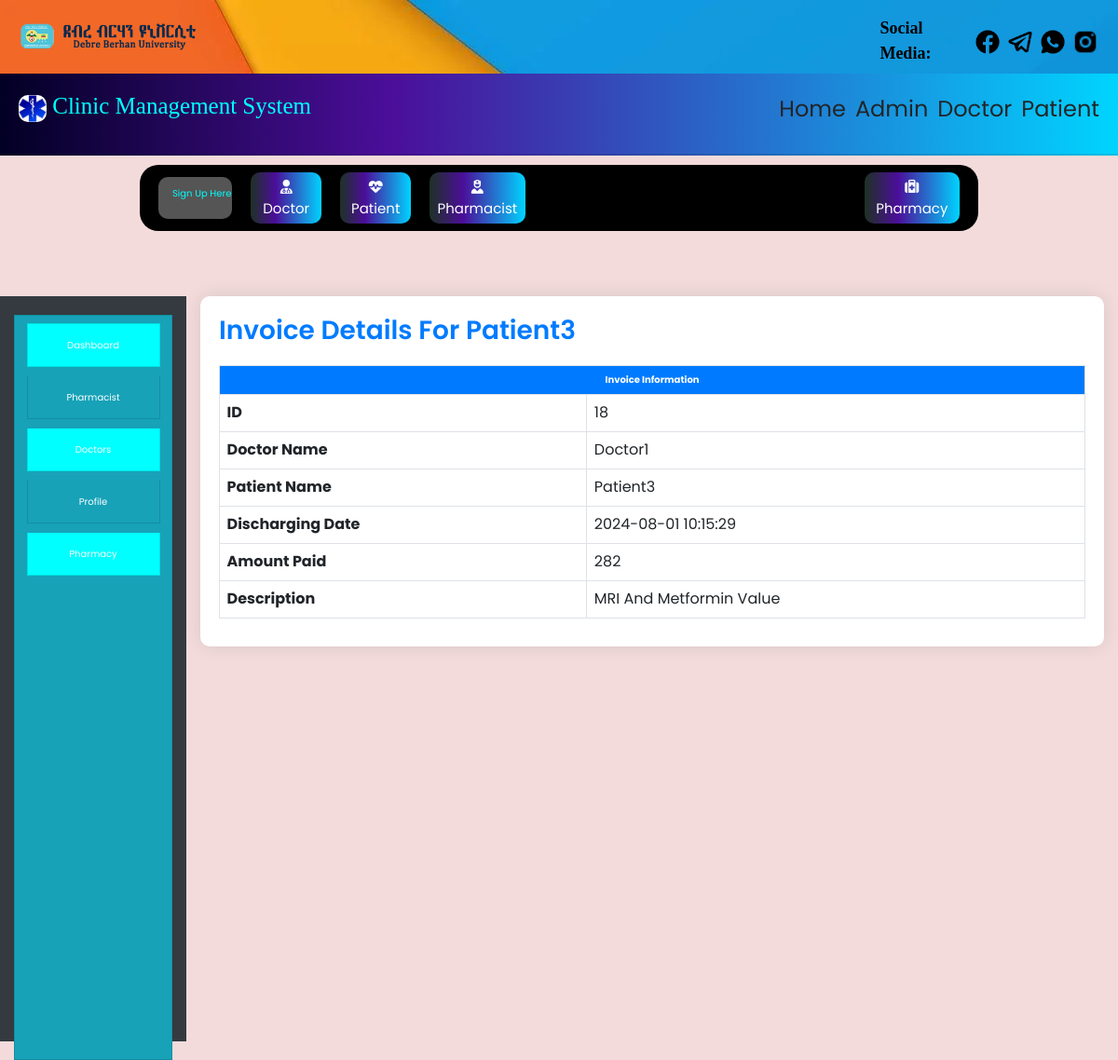
The page /patient/check.php?check_id=18 on the database its author committed.
### tables this page shows
CREATE TABLE `income` (
  `id` int(100) NOT NULL,
  `doctor` varchar(100) NOT NULL,
  `patient` varchar(100) NOT NULL,
  `date_discharge` varchar(100) NOT NULL,
  `amount_paid` varchar(100) NOT NULL,
  `description` varchar(100) NOT NULL,
  `date_check` varchar(100) NOT NULL,
  `advice` varchar(100) NOT NULL,
  `med_pre` varchar(100) NOT NULL,
  `message` varchar(100) NOT NULL
);

### patient/check.php (the view, shortened to what this page needs)
<!DOCTYPE html>
<html lang="en">
<head>
    <link rel="stylesheet" href="https://cdn.jsdelivr.net/npm/bootstrap@4.6.2/dist/css/bootstrap.min.css">
    <link rel="stylesheet" href="https://cdn.jsdelivr.net/npm/@fortawesome/fontawesome-free@6.4.2/css/all.min.css">
</head>
<body>
    <?php
    include("../include/header.php");
    include("../include/connection.php");
    if (isset($_GET['check_id'])) {
        $id = $_GET['check_id'];
        $sql = "SELECT * FROM income WHERE id = '$id'";
        $result = mysqli_query($conn, $sql);
        if ($row = mysqli_fetch_assoc($result)) {
            ?>
            <div class="container-fluid">
                <div class="row">
                    <div class="col-md-2 sidenav">
                        <?php include("sidenav.php"); ?>
                    </div>
                    <div class="col-md-10">
                        <div class="table-container">
                            <h5 class="invoice-title">Invoice Details for <?php echo htmlspecialchars($row['patient']); ?></h5>
                            <table class="table table-bordered">
                                <tr>
                                    <th colspan="2" class="text-center">Invoice Information</th>
                                </tr>
                                <tr>
                                    <td><strong>ID</strong></td>
                                    <td><?php echo htmlspecialchars($row['id']); ?></td>
                                </tr>
                                <tr>
                                    <td><strong>Doctor Name</strong></td>
                                    <td><?php echo htmlspecialchars($row['doctor']); ?></td>
                                </tr>
                                <tr>
                                    <td><strong>Patient Name</strong></td>
                                    <td><?php echo htmlspecialchars($row['patient']); ?></td>
                                </tr>
                                <tr>
                                    <td><strong>Discharging Date</strong></td>
                                    <td><?php echo htmlspecialchars($row['date_discharge']); ?></td>
                                </tr>
                                <tr>
                                    <td><strong>Amount Paid</strong></td>
                                    <td><?php echo htmlspecialchars($row['amount_paid']); ?></td>
                                </tr>
                                <tr>
                                    <td><strong>Description</strong></td>
                                    <td><?php echo htmlspecialchars($row['description']); ?></td>
                                </tr>
                            </table>
                        </div>
                    </div>
                </div>
            </div>
            <?php
        } else {
            echo "<div class='container'><p class='alert alert-danger'>Invoice not found.</p></div>";
        }
    } else {
        echo "<div class='container'><p class='alert alert-danger'>No invoice ID provided.</p></div>";
    }
    ?>
</body>
</html>

### patient/style.css (style rules this page uses)
:root { --darkblue: #001861; --nav: #63d1fc; --black: #333; --white: #ffffff; --light-grey: #DCDCDC; --light-color: #666; --light-bg: #eee; --border: .2rem solid rgba(0, 0, 0, .1); --box-shadow: 0 .5rem 1rem rgba(0, 0, 0, .1); }
*, *::before, *::after { margin: 0; padding: 0; box-sizing: border-box; outline: none; border: none; text-decoration: none !important; text-transform: capitalize; }
html { font-size: 62.5%; overflow-x: hidden; scroll-behavior: smooth; scroll-padding-top: 6.5rem; }

### patient/check.php (style rules this page uses)
body { background-color: #f8f9fa; font-family: 'Poppins', sans-serif; }
.container-fluid { margin-top: 20px; }
.table-container { padding: 20px; background: #fff; border-radius: 10px; box-shadow: 0px 0px 20px rgba(0, 0, 0, 0.1); }
.table th { background-color: #007bff; color: #fff; text-align: center; }
.table td { vertical-align: middle; font-size: 16px; }
.sidenav { background-color: #343a40; height: 100vh; padding-top: 20px; }
.invoice-title { margin-bottom: 20px; color: #007bff; font-size: 28px; font-weight: 600; }

### include/header.php (style rules this page uses)
* { padding: 0; margin: 0; box-sizing: border-box; }
body { background: #f3dbdb; }

### rows shown on the page
income: patient "Patient3", id "18", doctor "Doctor1", date_discharge "2024-08-01 10:15:29", amount_paid "282", description "MRI And Metformin Value"
